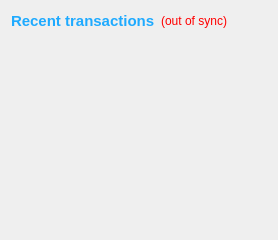
      <widget class="QFrame" name="frame_2">
       <layout class="QVBoxLayout" name="verticalLayout">
        <item>
         <layout class="QHBoxLayout" name="horizontalLayout_2">
          <item>
           <widget class="QLabel" name="label_4">
            <property name="palette">
             <palette>
              <active>
               <colorrole role="WindowText">
                <brush brushstyle="SolidPattern">
                 <color alpha="255">
                  <red>30</red>
                  <green>170</green>
                  <blue>255</blue>
                 </color>
                </brush>
               </colorrole>
               <colorrole role="Button">
                <brush brushstyle="SolidPattern">
                 <color alpha="255">
                  <red>30</red>
                  <green>170</green>
                  <blue>255</blue>
                 </color>
                </brush>
               </colorrole>
               <colorrole role="Light">
                <brush brushstyle="SolidPattern">
                 <color alpha="255">
                  <red>158</red>
                  <green>219</green>
                  <blue>255</blue>
                 </color>
                </brush>
               </colorrole>
               <colorrole role="Midlight">
                <brush brushstyle="SolidPattern">
                 <color alpha="255">
                  <red>94</red>
                  <green>194</green>
                  <blue>255</blue>
                 </color>
                </brush>
               </colorrole>
               <colorrole role="Dark">
                <brush brushstyle="SolidPattern">
                 <color alpha="255">
                  <red>15</red>
                  <green>85</green>
                  <blue>127</blue>
                 </color>
                </brush>
               </colorrole>
               <colorrole role="Mid">
                <brush brushstyle="SolidPattern">
                 <color alpha="255">
                  <red>20</red>
                  <green>113</green>
                  <blue>170</blue>
                 </color>
                </brush>
               </colorrole>
               <colorrole role="Text">
                <brush brushstyle="SolidPattern">
                 <color alpha="255">
                  <red>30</red>
                  <green>170</green>
                  <blue>255</blue>
                 </color>
                </brush>
               </colorrole>
               <colorrole role="BrightText">
                <brush brushstyle="SolidPattern">
                 <color alpha="255">
                  <red>255</red>
                  <green>255</green>
                  <blue>255</blue>
                 </color>
                </brush>
               </colorrole>
               <colorrole role="ButtonText">
                <brush brushstyle="SolidPattern">
                 <color alpha="255">
                  <red>30</red>
                  <green>170</green>
                  <blue>255</blue>
                 </color>
                </brush>
               </colorrole>
               <colorrole role="Base">
                <brush brushstyle="SolidPattern">
                 <color alpha="255">
                  <red>255</red>
                  <green>255</green>
                  <blue>255</blue>
                 </color>
                </brush>
               </colorrole>
               <colorrole role="Window">
                <brush brushstyle="SolidPattern">
                 <color alpha="255">
                  <red>30</red>
                  <green>170</green>
                  <blue>255</blue>
                 </color>
                </brush>
               </colorrole>
               <colorrole role="Shadow">
                <brush brushstyle="SolidPattern">
                 <color alpha="255">
                  <red>30</red>
                  <green>170</green>
                  <blue>255</blue>
                 </color>
                </brush>
               </colorrole>
               <colorrole role="AlternateBase">
                <brush brushstyle="SolidPattern">
                 <color alpha="255">
                  <red>142</red>
                  <green>212</green>
                  <blue>255</blue>
                 </color>
                </brush>
               </colorrole>
               <colorrole role="ToolTipBase">
                <brush brushstyle="SolidPattern">
                 <color alpha="255">
                  <red>255</red>
                  <green>255</green>
                  <blue>220</blue>
                 </color>
                </brush>
               </colorrole>
               <colorrole role="ToolTipText">
                <brush brushstyle="SolidPattern">
                 <color alpha="255">
                  <red>30</red>
                  <green>170</green>
                  <blue>255</blue>
                 </color>
                </brush>
               </colorrole>
              </active>
              <inactive>
               <colorrole role="WindowText">
                <brush brushstyle="SolidPattern">
                 <color alpha="255">
                  <red>30</red>
                  <green>170</green>
                  <blue>255</blue>
                 </color>
                </brush>
               </colorrole>
               <colorrole role="Button">
                <brush brushstyle="SolidPattern">
                 <color alpha="255">
                  <red>30</red>
                  <green>170</green>
                  <blue>255</blue>
                 </color>
                </brush>
               </colorrole>
               <colorrole role="Light">
                <brush brushstyle="SolidPattern">
                 <color alpha="255">
                  <red>158</red>
                  <green>219</green>
                  <blue>255</blue>
                 </color>
                </brush>
               </colorrole>
               <colorrole role="Midlight">
                <brush brushstyle="SolidPattern">
                 <color alpha="255">
                  <red>94</red>
                  <green>194</green>
                  <blue>255</blue>
                 </color>
                </brush>
               </colorrole>
               <colorrole role="Dark">
                <brush brushstyle="SolidPattern">
                 <color alpha="255">
                  <red>15</red>
                  <green>85</green>
                  <blue>127</blue>
                 </color>
                </brush>
               </colorrole>
               <colorrole role="Mid">
                <brush brushstyle="SolidPattern">
                 <color alpha="255">
                  <red>20</red>
                  <green>113</green>
                  <blue>170</blue>
                 </color>
                </brush>
               </colorrole>
               <colorrole role="Text">
                <brush brushstyle="SolidPattern">
                 <color alpha="255">
                  <red>30</red>
                  <green>170</green>
                  <blue>255</blue>
                 </color>
                </brush>
               </colorrole>
               <colorrole role="BrightText">
                <brush brushstyle="SolidPattern">
                 <color alpha="255">
                  <red>255</red>
                  <green>255</green>
                  <blue>255</blue>
                 </color>
                </brush>
               </colorrole>
               <colorrole role="ButtonText">
                <brush brushstyle="SolidPattern">
                 <color alpha="255">
                  <red>30</red>
                  <green>170</green>
                  <blue>255</blue>
                 </color>
                </brush>
               </colorrole>
               <colorrole role="Base">
                <brush brushstyle="SolidPattern">
                 <color alpha="255">
                  <red>255</red>
                  <green>255</green>
                  <blue>255</blue>
                 </color>
                </brush>
               </colorrole>
               <colorrole role="Window">
                <brush brushstyle="SolidPattern">
                 <color alpha="255">
                  <red>30</red>
                  <green>170</green>
                  <blue>255</blue>
                 </color>
                </brush>
               </colorrole>
               <colorrole role="Shadow">
                <brush brushstyle="SolidPattern">
                 <color alpha="255">
                  <red>30</red>
                  <green>170</green>
                  <blue>255</blue>
                 </color>
                </brush>
               </colorrole>
               <colorrole role="AlternateBase">
                <brush brushstyle="SolidPattern">
                 <color alpha="255">
                  <red>142</red>
                  <green>212</green>
                  <blue>255</blue>
                 </color>
                </brush>
               </colorrole>
               <colorrole role="ToolTipBase">
                <brush brushstyle="SolidPattern">
                 <color alpha="255">
                  <red>255</red>
                  <green>255</green>
                  <blue>220</blue>
                 </color>
                </brush>
               </colorrole>
               <colorrole role="ToolTipText">
                <brush brushstyle="SolidPattern">
                 <color alpha="255">
                  <red>30</red>
                  <green>170</green>
                  <blue>255</blue>
                 </color>
                </brush>
               </colorrole>
              </inactive>
              <disabled>
               <colorrole role="WindowText">
                <brush brushstyle="SolidPattern">
                 <color alpha="255">
                  <red>15</red>
                  <green>85</green>
                  <blue>127</blue>
                 </color>
                </brush>
               </colorrole>
               <colorrole role="Button">
                <brush brushstyle="SolidPattern">
                 <color alpha="255">
                  <red>30</red>
                  <green>170</green>
                  <blue>255</blue>
                 </color>
                </brush>
               </colorrole>
               <colorrole role="Light">
                <brush brushstyle="SolidPattern">
                 <color alpha="255">
                  <red>158</red>
                  <green>219</green>
                  <blue>255</blue>
                 </color>
                </brush>
               </colorrole>
               <colorrole role="Midlight">
                <brush brushstyle="SolidPattern">
                 <color alpha="255">
                  <red>94</red>
                  <green>194</green>
                  <blue>255</blue>
                 </color>
                </brush>
               </colorrole>
               <colorrole role="Dark">
                <brush brushstyle="SolidPattern">
                 <color alpha="255">
                  <red>15</red>
                  <green>85</green>
                  <blue>127</blue>
                 </color>
                </brush>
               </colorrole>
               <colorrole role="Mid">
                <brush brushstyle="SolidPattern">
                 <color alpha="255">
                  <red>20</red>
                  <green>113</green>
                  <blue>170</blue>
                 </color>
                </brush>
               </colorrole>
               <colorrole role="Text">
                <brush brushstyle="SolidPattern">
                 <color alpha="255">
                  <red>15</red>
                  <green>85</green>
                  <blue>127</blue>
                 </color>
                </brush>
               </colorrole>
               <colorrole role="BrightText">
                <brush brushstyle="SolidPattern">
                 <color alpha="255">
                  <red>255</red>
                  <green>255</green>
                  <blue>255</blue>
                 </color>
                </brush>
               </colorrole>
               <colorrole role="ButtonText">
                <brush brushstyle="SolidPattern">
                 <color alpha="255">
                  <red>15</red>
                  <green>85</green>
                  <blue>127</blue>
                 </color>
                </brush>
               </colorrole>
               <colorrole role="Base">
                <brush brushstyle="SolidPattern">
                 <color alpha="255">
                  <red>30</red>
                  <green>170</green>
                  <blue>255</blue>
                 </color>
                </brush>
               </colorrole>
               <colorrole role="Window">
                <brush brushstyle="SolidPattern">
                 <color alpha="255">
                  <red>30</red>
                  <green>170</green>
                  <blue>255</blue>
                 </color>
                </brush>
               </colorrole>
               <colorrole role="Shadow">
                <brush brushstyle="SolidPattern">
                 <color alpha="255">
                  <red>30</red>
                  <green>170</green>
                  <blue>255</blue>
                 </color>
                </brush>
               </colorrole>
               <colorrole role="AlternateBase">
                <brush brushstyle="SolidPattern">
                 <color alpha="255">
                  <red>30</red>
                  <green>170</green>
                  <blue>255</blue>
                 </color>
                </brush>
               </colorrole>
               <colorrole role="ToolTipBase">
                <brush brushstyle="SolidPattern">
                 <color alpha="255">
                  <red>255</red>
                  <green>255</green>
                  <blue>220</blue>
                 </color>
                </brush>
               </colorrole>
               <colorrole role="ToolTipText">
                <brush brushstyle="SolidPattern">
                 <color alpha="255">
                  <red>30</red>
                  <green>170</green>
                  <blue>255</blue>
                 </color>
                </brush>
               </colorrole>
              </disabled>
             </palette>
            </property>
            <property name="font">
             <font>
              <pointsize>12</pointsize>
              <weight>75</weight>
              <bold>true</bold>
             </font>
            </property>
            <property name="text">
             <string>&lt;html&gt;&lt;head/&gt;&lt;body&gt;&lt;p&gt;&lt;span style=&quot; font-size:11pt;&quot;&gt;Recent transactions&lt;/span&gt;&lt;/p&gt;&lt;/body&gt;&lt;/html&gt;</string>
            </property>
           </widget>
          </item>
          <item>
           <widget class="QLabel" name="labelTransactionsStatus">
            <property name="toolTip">
             <string>The displayed information may be out of date. Your wallet automatically synchronizes with the Aswang network after a connection is established, but this process has not completed yet.</string>
            </property>
            <property name="styleSheet">
             <string notr="true">QLabel { color: red; }</string>
            </property>
            <property name="text">
             <string notr="true">(out of sync)</string>
            </property>
            <property name="alignment">
             <set>Qt::AlignRight|Qt::AlignTrailing|Qt::AlignVCenter</set>
            </property>
           </widget>
          </item>
          <item>
           <spacer name="horizontalSpacer">
            <property name="orientation">
             <enum>Qt::Horizontal</enum>
            </property>
            <property name="sizeHint" stdset="0">
             <size>
              <width>40</width>
              <height>20</height>
             </size>
            </property>
           </spacer>
          </item>
         </layout>
        </item>
        <item>
         <widget class="QListView" name="listTransactions">
          <property name="palette">
           <palette>
            <active>
             <colorrole role="WindowText">
              <brush brushstyle="SolidPattern">
               <color alpha="255">
                <red>255</red>
                <green>255</green>
                <blue>0</blue>
               </color>
              </brush>
             </colorrole>
             <colorrole role="Button">
              <brush brushstyle="SolidPattern">
               <color alpha="0">
                <red>0</red>
                <green>0</green>
                <blue>0</blue>
               </color>
              </brush>
             </colorrole>
             <colorrole role="Light">
              <brush brushstyle="SolidPattern">
               <color alpha="0">
                <red>255</red>
                <green>255</green>
                <blue>255</blue>
               </color>
              </brush>
             </colorrole>
             <colorrole role="Midlight">
              <brush brushstyle="SolidPattern">
               <color alpha="0">
                <red>255</red>
                <green>255</green>
                <blue>255</blue>
               </color>
              </brush>
             </colorrole>
             <colorrole role="Dark">
              <brush brushstyle="SolidPattern">
               <color alpha="0">
                <red>127</red>
                <green>127</green>
                <blue>127</blue>
               </color>
              </brush>
             </colorrole>
             <colorrole role="Mid">
              <brush brushstyle="SolidPattern">
               <color alpha="0">
                <red>170</red>
                <green>170</green>
                <blue>170</blue>
               </color>
              </brush>
             </colorrole>
             <colorrole role="Text">
              <brush brushstyle="SolidPattern">
               <color alpha="255">
                <red>255</red>
                <green>255</green>
                <blue>255</blue>
               </color>
              </brush>
             </colorrole>
             <colorrole role="BrightText">
              <brush brushstyle="SolidPattern">
               <color alpha="255">
                <red>255</red>
                <green>255</green>
                <blue>255</blue>
               </color>
              </brush>
             </colorrole>
             <colorrole role="ButtonText">
              <brush brushstyle="SolidPattern">
               <color alpha="255">
                <red>0</red>
                <green>0</green>
                <blue>0</blue>
               </color>
              </brush>
             </colorrole>
             <colorrole role="Base">
              <brush brushstyle="NoBrush">
               <color alpha="255">
                <red>0</red>
                <green>0</green>
                <blue>0</blue>
               </color>
              </brush>
             </colorrole>
             <colorrole role="Window">
              <brush brushstyle="SolidPattern">
               <color alpha="0">
                <red>0</red>
                <green>0</green>
                <blue>0</blue>
               </color>
              </brush>
             </colorrole>
             <colorrole role="Shadow">
              <brush brushstyle="SolidPattern">
               <color alpha="255">
                <red>0</red>
                <green>0</green>
                <blue>0</blue>
               </color>
              </brush>
             </colorrole>
             <colorrole role="AlternateBase">
              <brush brushstyle="SolidPattern">
               <color alpha="127">
                <red>255</red>
                <green>255</green>
                <blue>255</blue>
               </color>
              </brush>
             </colorrole>
             <colorrole role="ToolTipBase">
              <brush brushstyle="SolidPattern">
               <color alpha="255">
                <red>255</red>
                <green>255</green>
                <blue>220</blue>
               </color>
              </brush>
             </colorrole>
             <colorrole role="ToolTipText">
              <brush brushstyle="SolidPattern">
               <color alpha="255">
                <red>0</red>
                <green>0</green>
                <blue>0</blue>
               </color>
              </brush>
             </colorrole>
            </active>
            <inactive>
             <colorrole role="WindowText">
              <brush brushstyle="SolidPattern">
               <color alpha="255">
                <red>255</red>
                <green>255</green>
                <blue>0</blue>
               </color>
              </brush>
             </colorrole>
             <colorrole role="Button">
              <brush brushstyle="SolidPattern">
               <color alpha="0">
                <red>0</red>
                <green>0</green>
                <blue>0</blue>
               </color>
              </brush>
             </colorrole>
             <colorrole role="Light">
              <brush brushstyle="SolidPattern">
               <color alpha="0">
                <red>255</red>
                <green>255</green>
                <blue>255</blue>
               </color>
              </brush>
             </colorrole>
             <colorrole role="Midlight">
              <brush brushstyle="SolidPattern">
               <color alpha="0">
                <red>255</red>
                <green>255</green>
                <blue>255</blue>
               </color>
              </brush>
             </colorrole>
             <colorrole role="Dark">
              <brush brushstyle="SolidPattern">
               <color alpha="0">
                <red>127</red>
                <green>127</green>
                <blue>127</blue>
               </color>
              </brush>
             </colorrole>
             <colorrole role="Mid">
              <brush brushstyle="SolidPattern">
               <color alpha="0">
                <red>170</red>
                <green>170</green>
                <blue>170</blue>
               </color>
              </brush>
             </colorrole>
             <colorrole role="Text">
              <brush brushstyle="SolidPattern">
               <color alpha="255">
                <red>255</red>
                <green>255</green>
                <blue>255</blue>
               </color>
              </brush>
             </colorrole>
             <colorrole role="BrightText">
              <brush brushstyle="SolidPattern">
               <color alpha="255">
                <red>255</red>
                <green>255</green>
                <blue>255</blue>
               </color>
              </brush>
             </colorrole>
             <colorrole role="ButtonText">
              <brush brushstyle="SolidPattern">
               <color alpha="255">
                <red>0</red>
                <green>0</green>
                <blue>0</blue>
               </color>
              </brush>
             </colorrole>
             <colorrole role="Base">
              <brush brushstyle="NoBrush">
               <color alpha="255">
                <red>0</red>
                <green>0</green>
                <blue>0</blue>
               </color>
              </brush>
             </colorrole>
             <colorrole role="Window">
              <brush brushstyle="SolidPattern">
               <color alpha="0">
                <red>0</red>
                <green>0</green>
                <blue>0</blue>
               </color>
              </brush>
             </colorrole>
             <colorrole role="Shadow">
              <brush brushstyle="SolidPattern">
               <color alpha="255">
                <red>0</red>
                <green>0</green>
                <blue>0</blue>
               </color>
              </brush>
             </colorrole>
             <colorrole role="AlternateBase">
              <brush brushstyle="SolidPattern">
               <color alpha="127">
                <red>255</red>
                <green>255</green>
                <blue>255</blue>
               </color>
              </brush>
             </colorrole>
             <colorrole role="ToolTipBase">
              <brush brushstyle="SolidPattern">
               <color alpha="255">
                <red>255</red>
                <green>255</green>
                <blue>220</blue>
               </color>
              </brush>
             </colorrole>
             <colorrole role="ToolTipText">
              <brush brushstyle="SolidPattern">
               <color alpha="255">
                <red>0</red>
                <green>0</green>
                <blue>0</blue>
               </color>
              </brush>
             </colorrole>
            </inactive>
            <disabled>
             <colorrole role="WindowText">
              <brush brushstyle="SolidPattern">
               <color alpha="0">
                <red>127</red>
                <green>127</green>
                <blue>127</blue>
               </color>
              </brush>
             </colorrole>
             <colorrole role="Button">
              <brush brushstyle="SolidPattern">
               <color alpha="0">
                <red>0</red>
                <green>0</green>
                <blue>0</blue>
               </color>
              </brush>
             </colorrole>
             <colorrole role="Light">
              <brush brushstyle="SolidPattern">
               <color alpha="0">
                <red>255</red>
                <green>255</green>
                <blue>255</blue>
               </color>
              </brush>
             </colorrole>
             <colorrole role="Midlight">
              <brush brushstyle="SolidPattern">
               <color alpha="0">
                <red>255</red>
                <green>255</green>
                <blue>255</blue>
               </color>
              </brush>
             </colorrole>
             <colorrole role="Dark">
              <brush brushstyle="SolidPattern">
               <color alpha="0">
                <red>127</red>
                <green>127</green>
                <blue>127</blue>
               </color>
              </brush>
             </colorrole>
             <colorrole role="Mid">
              <brush brushstyle="SolidPattern">
               <color alpha="0">
                <red>170</red>
                <green>170</green>
                <blue>170</blue>
               </color>
              </brush>
             </colorrole>
             <colorrole role="Text">
              <brush brushstyle="SolidPattern">
               <color alpha="0">
                <red>127</red>
                <green>127</green>
                <blue>127</blue>
               </color>
              </brush>
             </colorrole>
             <colorrole role="BrightText">
              <brush brushstyle="SolidPattern">
               <color alpha="255">
                <red>255</red>
                <green>255</green>
                <blue>255</blue>
               </color>
              </brush>
             </colorrole>
             <colorrole role="ButtonText">
              <brush brushstyle="SolidPattern">
               <color alpha="0">
                <red>127</red>
                <green>127</green>
                <blue>127</blue>
               </color>
              </brush>
             </colorrole>
             <colorrole role="Base">
              <brush brushstyle="NoBrush">
               <color alpha="255">
                <red>0</red>
                <green>0</green>
                <blue>0</blue>
               </color>
              </brush>
             </colorrole>
             <colorrole role="Window">
              <brush brushstyle="SolidPattern">
               <color alpha="0">
                <red>0</red>
                <green>0</green>
                <blue>0</blue>
               </color>
              </brush>
             </colorrole>
             <colorrole role="Shadow">
              <brush brushstyle="SolidPattern">
               <color alpha="255">
                <red>0</red>
                <green>0</green>
                <blue>0</blue>
               </color>
              </brush>
             </colorrole>
             <colorrole role="AlternateBase">
              <brush brushstyle="SolidPattern">
               <color alpha="0">
                <red>255</red>
                <green>255</green>
                <blue>255</blue>
               </color>
              </brush>
             </colorrole>
             <colorrole role="ToolTipBase">
              <brush brushstyle="SolidPattern">
               <color alpha="255">
                <red>255</red>
                <green>255</green>
                <blue>220</blue>
               </color>
              </brush>
             </colorrole>
             <colorrole role="ToolTipText">
              <brush brushstyle="SolidPattern">
               <color alpha="255">
                <red>0</red>
                <green>0</green>
                <blue>0</blue>
               </color>
              </brush>
             </colorrole>
            </disabled>
           </palette>
          </property>
          <property name="font">
           <font>
            <pointsize>9</pointsize>
            <italic>true</italic>
           </font>
          </property>
          <property name="styleSheet">
           <string notr="true">QListView { background: transparent; }</string>
          </property>
          <property name="frameShape">
           <enum>QFrame::NoFrame</enum>
          </property>
          <property name="verticalScrollBarPolicy">
           <enum>Qt::ScrollBarAlwaysOff</enum>
          </property>
          <property name="horizontalScrollBarPolicy">
           <enum>Qt::ScrollBarAlwaysOff</enum>
          </property>
          <property name="selectionMode">
           <enum>QAbstractItemView::NoSelection</enum>
          </property>
         </widget>
        </item>
       </layout>
      </widget>
